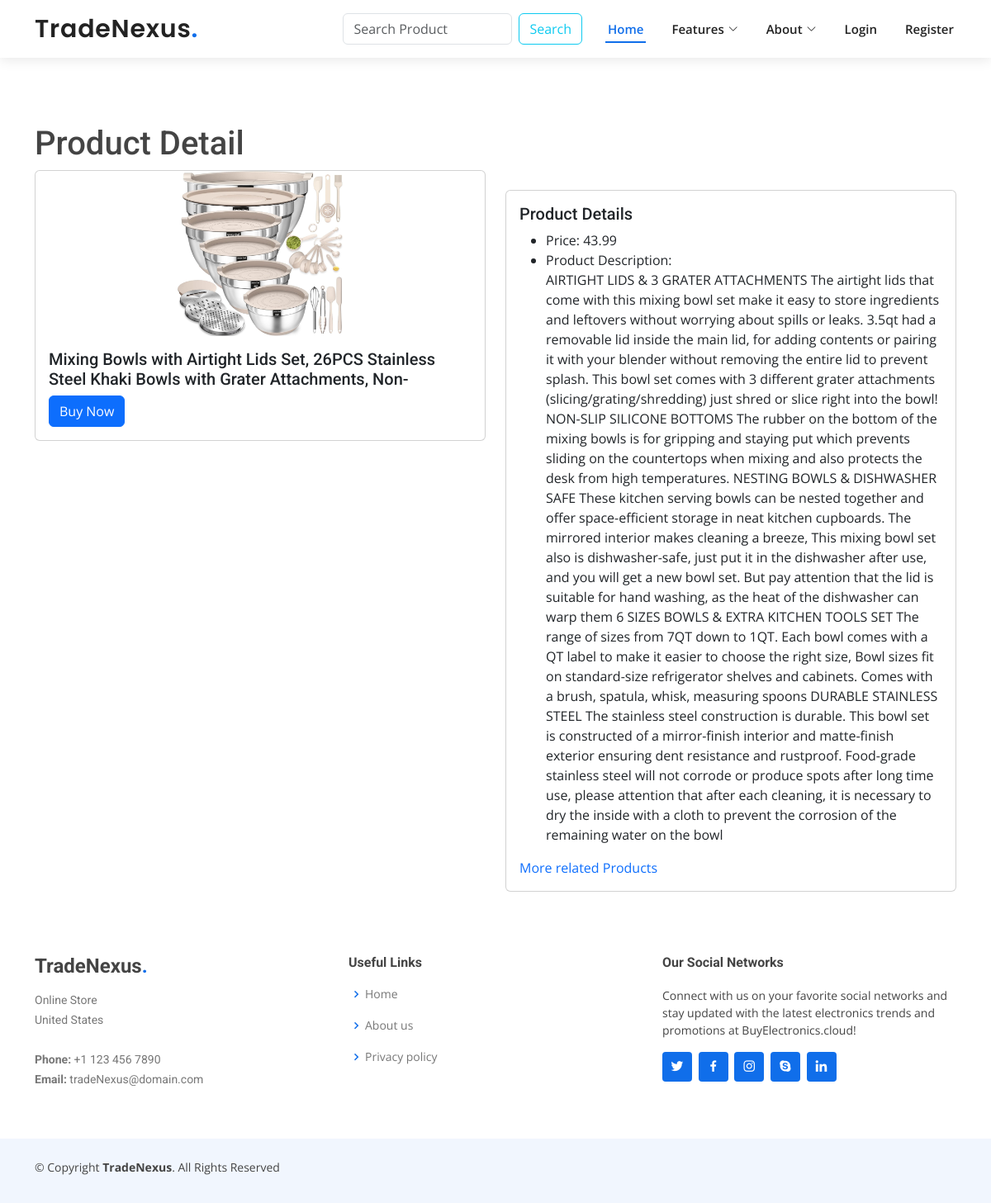
Page /product/10/ on the committed database.
### WebApp/models.py (models this page shows, shortened)
class Product(models.Model):
    owner = models.ForeignKey(User, on_delete=models.CASCADE, null=True)
    name = models.CharField(max_length=100)
    product_description = models.CharField(max_length=5000, default="", null=True, blank=True)
    product_price = models.CharField(max_length=500, default="", null=True)
    product_link = models.CharField(max_length=500, default="", null=True)
    image = models.ImageField(upload_to='static', blank=True)
    created_at = models.DateTimeField(auto_now_add=True, null=True)
    category = models.ForeignKey(Categories, on_delete=models.SET_NULL, null=True, blank=True)  # Changed to ForeignKey

### WebApp/views.py (the view, shortened to what this page needs)
# urls.py: path('product/<int:pk>/', views.product_details, name='product_details'),
def product_details(request, pk):
    product = get_object_or_404(Product, id=pk)
    return render(request, 'product_details.html', {'product': product})

### WebApp/templates/product_details.html (shortened to what this page needs)
{% extends 'base.html' %}
{% load static %}
{% block content %}
<div class="container" style="margin-top: 150px">
  {% if product %}
    <h1>Product Detail</h1>
    <div class="row">
      <div class="col-12 col-md-6">
        <div class="card">
          {% if product.image %}
            <img src="{{ product.image.url }}" class="card-img-top" alt="{{product.name}}" height="200px" width="150px" style="object-fit:contain">
            {% else %}
            <img src="{% static 'img/default_image.jpeg' %}" class="card-img-top" alt="Default Image" height="200px" width="150px" style="object-fit:contain">
          {% endif %}
          <div class="card-body">
            <h5 class="card-title">{{ product.name }}</h5>
            <a href="{{product.product_link}}" class="btn btn-primary">Buy Now</a>
          </div>
        </div>
      </div>
      <div class="col-12 col-md-6 mt-4">
        <div class="card">
          <div class="card-body">
            <h5 class="card-title">Product Details</h5>
            <ul>
              <li><p class="card-text">Price: {{product.product_price}}</p></li>
              <li><p class="card-text">Product Description:<br> {{ product.product_description }}</p></li>
            </ul>
            <a target="_blank" class="link-primary mt-2 mb-2" href="https://www.amazon.com/b?_encoding=UTF8&tag=00975897-20&linkCode=ur2&linkId=f06eb6b531b0bd55cef447ecb72f7cfb&camp=1789&creative=9325&node=172282">More related Products</a>
          </div>
        </div>
      </div>
    </div>
  {% else %}
    <h1>This product does not exist</h1>
  {% endif %}
</div>
{% endblock %}

### WebApp/static/affiliate/assets/css/style.css (style rules this page uses)
body { font-family: "Open Sans", sans-serif; color: #444444; }
a { color: #106eea; text-decoration: none; }
h1, h2, h3, h4, h5, h6 { font-family: "Roboto", sans-serif; }
.scrolled-offset { margin-top: 70px; }

### rows in the picture
Product: image (picture), name "Mixing Bowls with Airtight Lids Set, 26PCS Stainless Steel Khaki Bowls with Grater Attachments, Non-", product_price "43.99", product_description "AIRTIGHT LIDS & 3 GRATER ATTACHMENTS The airtight lids that come with this mixing bowl set make it easy to store ingredients and leftovers without worrying about spills or leaks. 3.5qt had a removable lid inside the main lid, for adding contents or pairing it with your blender without removing the entire lid to prevent splash. This bowl set comes with 3 different grater attachments (slicing/grating/shredding) just shred or slice right into the bowl! NON-SLIP SILICONE BOTTOMS The rubber on the bottom of the mixing bowls is for gripping and staying put which prevents sliding on the countertops when mixing and also protects the desk from high temperatures. NESTING BOWLS & DISHWASHER SAFE These…"
